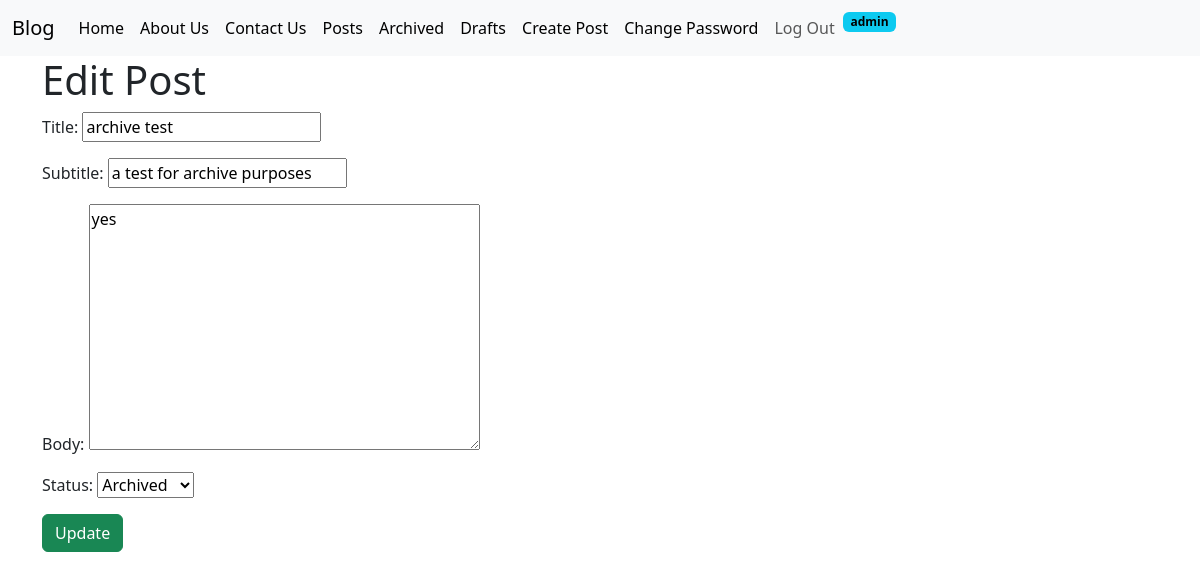
Screenshot of /posts/edit/6/ (signed in) with the database file from the repository.
### posts/models.py (models this page shows, shortened)
class Post(models.Model):
    title = models.CharField(max_length=128)
    subtitle = models.CharField(max_length=128)
    body = models.TextField()
    created_on = models.DateTimeField(auto_now_add=True)
    author = models.ForeignKey(
        User,
        on_delete=models.CASCADE
    )
    status = models.ForeignKey(
        Status,
        on_delete=models.DO_NOTHING
    )

### posts/views.py (the view)
# urls.py: path("edit/<int:pk>/", PostUpdateView.as_view(), name="post_edit"),
class PostUpdateView(LoginRequiredMixin, UserPassesTestMixin, UpdateView): # GET Request first -> Display filled form
    template_name = "postsTemplates/edit.html"
    model = Post
    fields = ["title", "subtitle", "body", "status"]
    def test_func(self):
        post = self.get_object()
        if self.request.user == post.author:
            return True
        else:
            return False

### posts/models.py (called while the page is built)
    def __str__(self):
        return self.name

### templates/postsTemplates/edit.html (shortened to what this page needs)
{% extends 'base.html' %}
{% block content %}
    <h1>Edit Post</h1>
    <form method="post">
        {{ form.as_p }}
        <input type="submit" value="Update" class="btn btn-success">
    </form>
{% endblock %}

### templates/navbar.html (shortened to what this page needs)
<nav class="navbar navbar-expand-lg bg-body-tertiary">
  <div class="container-fluid">
    <a class="navbar-brand" href="{% url 'home' %}">Blog</a>
    <div class="collapse navbar-collapse" id="navbarSupportedContent">
      <ul class="navbar-nav me-auto mb-2 mb-lg-0">
        <li class="nav-item">
          <a class="nav-link active" aria-current="page" href="{% url 'homeTwo' %}">Home</a>
        </li>
        <li class="nav-item">
          <a class="nav-link active" href="{% url 'about' %}">About Us</a>
        </li>
        <li class="nav-item">
          <a class="nav-link active" href="{% url 'contact' %}">Contact Us</a>
        </li>
        <li class="nav-item">
          <a class="nav-link active" href="{% url 'post_list' %}">Posts</a>
        </li>
        {% if user.is_authenticated %}
        <li class="nav-item">
          <a class="nav-link active" href="{% url 'post_archived_list' %}">Archived</a>
        </li>
        <li class="nav-item">
          <a class="nav-link active" href="{% url 'post_drafts_list' %}">Drafts</a>
        </li>
        <li class="nav-item">
          <a class="nav-link active" href="{% url 'post_new' %}">Create Post</a>
        </li>
        <li class="nav-item">
          <a class="nav-link active" href="{% url 'password_change' %}">Change Password</a>
        </li>
        <li class="nav-item">
          <form action="{% url 'logout' %}" method="post">
            <input type="submit" value="Log Out" class="nav-link">
          </form>
        </li>
        <li class="nav-item">
          <span class="badge text-bg-info">{{ user.username }}</span>
        </li>
        {% endif %}
      </ul>
    </div>
  </div>
</nav>

### rows the page displays
Post: title "archive test", subtitle "a test for archive purposes", body "yes", status "Archived"

### other values shown
{{ user.username }} "admin"
